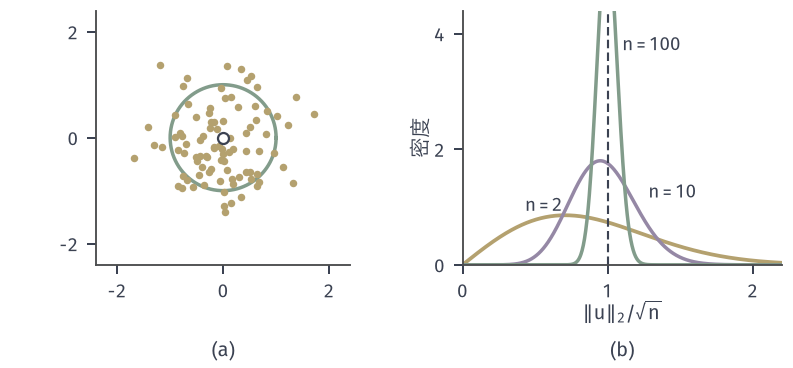

Reproduce this figure in Python.
from pathlib import Path
import sys
ROOT = next(p for p in Path(__file__).resolve().parents if (p/'build.sh').is_file() and (p/'tex/book.tex').is_file())
sys.path.insert(0, str(ROOT/'figures/00-shared/mathematical-preliminaries-upper/00-shared/comprehension-figures'))
from support import figure, save, BLUE, GREEN, YELLOW, RED, PURPLE, INK, MUTED, GRID, BLUE_FILL, GREEN_FILL, YELLOW_FILL, RED_FILL, PURPLE_FILL
import numpy as np
HERE = Path(__file__).resolve().parent
STROKE = '#4C4D4F'
def panels(w,h,n,left=.07,right=.99,top=.97,bottom=.22,wspace=.25,rows=1,**k):
    fig=figure(width_mm=w,height_mm=h)[0]; fig.clf(); fig.set_layout_engine(None)
    A=[fig.add_subplot(rows,n,i+1,**k) for i in range(n*rows)]
    fig.subplots_adjust(left=left,right=right,top=top,bottom=bottom,wspace=wspace)
    return fig,A
def tag(fig,ax,s,y):
    p=ax.get_position(); fig.text((p.x0+p.x1)/2,y,s,ha='center',va='bottom')
H2=np.array([1.,9.]); X0=np.array([9.,1.])
def f2(x): return .5*(H2*np.asarray(x,float)**2).sum(-1)
def g2(x): return H2*np.asarray(x,float)
def sphere(rng,k,n=2):
    u=rng.standard_normal((k,n)); return u/np.linalg.norm(u,axis=1,keepdims=True)
# 球面与高斯方向：(a) n=2，delta=1 的球面点与 tau=1/sqrt(2) 的高斯点；(b) ||u||/sqrt(n) 的密度（解析式）。
import math
fig,A=panels(112,52,2,left=.08,right=.985,bottom=.28,wspace=.25)
rng=np.random.default_rng(5); a=A[0]; th=np.linspace(0,2*np.pi,300)
a.plot(np.cos(th),np.sin(th),color=GREEN,lw=1.4)
P=rng.standard_normal((90,2))/2**.5
a.plot(P[:,0],P[:,1],'o',color=YELLOW,ms=3,mew=0); a.plot([0],[0],'o',mfc='white',mec=INK,ms=4.4,mew=.9,zorder=6)
a.set_xlim(-2.4,2.4); a.set_ylim(-2.4,2.4); a.set_aspect('equal'); a.set_xticks([-2,0,2]); a.set_yticks([-2,0,2])
b=A[1]; s=np.linspace(.001,2.2,800)
for n,c,ls,l,xy in ((2,YELLOW,'-',r'$n=2$',(.43,.92)),(10,PURPLE,'-',r'$n=10$',(1.28,1.15)),(100,GREEN,'-',r'$n=100$',(1.1,3.7))):
    r=s*n**.5; logp=(1-n/2)*math.log(2)+(n-1)*np.log(r)-r**2/2-math.lgamma(n/2)
    b.plot(s,np.exp(logp)*n**.5,color=c,lw=1.5 if c==YELLOW else 1.4)
    b.text(xy[0],xy[1],l,fontsize=7.5,color=INK)
b.axvline(1,color=INK,lw=.85,ls=(0,(4,2))); b.set_xlim(0,2.2); b.set_ylim(0,4.4); b.set_xticks([0,1,2]); b.set_yticks([0,2,4]); b.set_xlabel(r'$\|u\|_2/\sqrt{n}$',labelpad=0); b.set_ylabel('密度',labelpad=1)
tag(fig,A[0],'(a)',.02); tag(fig,A[1],'(b)',.02)
save(fig,HERE,'figure',{'seed':5,'delta':1,'tau':2**-.5})
